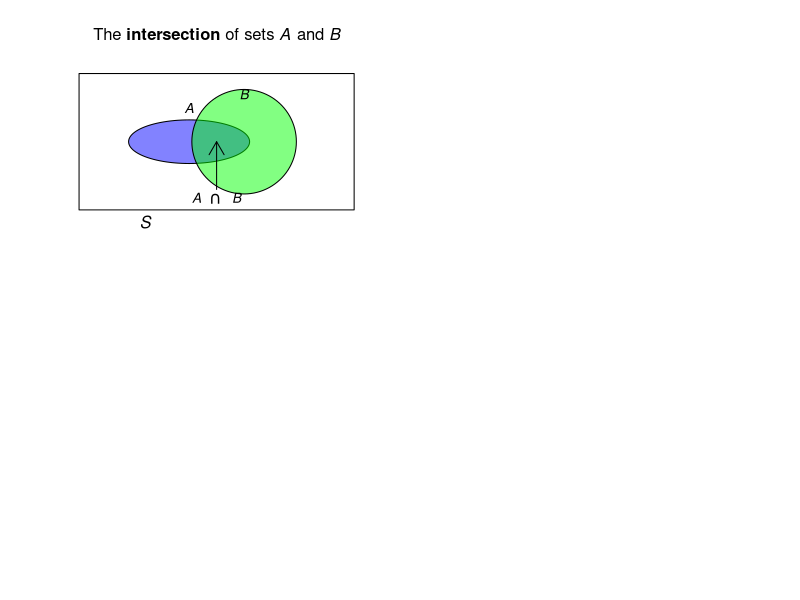

Recreate this plot in R. (Note: this script raises an error after producing the figure.)
## ---- chunk 1
#par( mar = c(0.05, 0.05, 0.05, 0.05))
par(mfrow = c(2, 2) )


colourA <- rgb(0, 0, 255, 
               max = 255, 
               alpha = 125)
colourB <- rgb(0, 255, 0, 
               max = 255, 
               alpha = 125)
colourS <- rgb(100, 100, 100, 
               max = 255, 
               alpha = 125)


### INTERSECTION
plot( x = c(0, 1),
      y = c(0, 1),
      type = "n",
      ylab = "",
      xlab = "",
      main = expression(paste("The ", bold(intersection), " of sets ", italic(A), " and ", italic(B))) ,
      axes = FALSE)


polygon( x = c(0, 0, 1, 1),
         y = c(0, 1, 1, 0))
plotrix::draw.ellipse(x = 0.4, 
                     y = 0.5,
                     a = 0.22,
                     b = 0.16,
                     col = colourA)
plotrix::draw.circle(x = 0.6,
                     y = 0.5,
                     radius = 0.19,
                     col = colourB)
text(x = 0.4,
     y = 0.65,
     labels = expression(italic(A)), 
     pos = 3)
text(x = 0.6,
     y = 0.75,
     labels = expression(italic(B)), 
     pos = 3)
arrows( x0 = 0.5, 
        y0 = 0.15,
        x1 = 0.5,
        y1 = 0.5,
        length = 0.15,
        lwd = 1)
text(x = 0.5,
     y = 0.18,
     pos = 1,
     labels = expression(italic(A) ~~ intersect() ~~ italic(B)))
mtext(text = expression(italic(S)),
      side = 1,
      adj = 0.25)


### UNION
colour1 <- plotColour1

plot( x = c(0, 1),
      y = c(0, 1),
      type = "n",
      xlab= "",
      ylab= "",
      main = expression(paste("The ", bold(union), " of sets ", italic(A), " and ", italic(B))) ,
      axes = FALSE)


polygon( x = c(0, 0, 1, 1),
         y = c(0, 1, 1, 0))
plotrix::draw.ellipse(x = 0.4, 
                     y = 0.5,
                     a = 0.22,
                     b = 0.16,
                     col = colour1,
                     border = colour1)
plotrix::draw.circle(x = 0.6,
                     y = 0.5,
                     radius = 0.2,
                     col = colour1,
                     border = colour1)
text(x = 0.5,
     y = 0.5,
     labels = expression(italic(A) ~~ union() ~~ italic(B)))


text(x = 0.4,
     y = 0.75,
     labels = expression(italic(A)), 
     pos = 3)
text(x = 0.6,
     y = 0.75,
     labels = expression(italic(B)), 
     pos = 3)
mtext(text = expression(italic(S)),
      side = 1,
      adj = 0.25)



### SUBSET
plot( x = c(0, 1),
      y = c(0, 1),
      type = "n",
      xlab= "",
      ylab= "",
      main = expression(paste( italic(A), " is a ", bold(subset), " of ", italic(B))) ,
      axes = FALSE)


polygon( x = c(0, 0, 1, 1),
         y = c(0, 1, 1, 0))
plotrix::draw.ellipse(x = 0.52, 
                     y = 0.55,
                     a = 0.1,
                     b = 0.07,
                     col = colourA)
plotrix::draw.circle(x = 0.5,
                     y = 0.5,
                     radius = 0.2,
                     col = colourB)
text(x = 0.52,
     y = 0.65,
     labels = expression(italic(A)),
     pos = 1)
text(x = 0.5,
     y = 0.75,
     labels = expression(italic(B)),
     pos = 3)
mtext(text = expression(italic(S)),
      side = 1,
      adj = 0.25)




### COMPLEMENT
plot( x = c(0, 1),
      y = c(0, 1),
      type = "n",
      xlab= "",
      ylab= "",
      main = expression(paste("The ", bold(complement), " of ", italic(A) )) ,
      axes = FALSE)


polygon( x = c(0, 0, 1, 1),
         y = c(0, 1, 1, 0),
         col = plotColour)
plotrix::draw.ellipse(x = 0.4, 
                     y = 0.5,
                     a = 0.22,
                     b = 0.16,
                     col = "white")
text(x = 0.4,
     y = 0.4,
     labels = expression(italic(A)))
text(x = 0.75,
     y = 0.55,
     labels = expression(bar(italic(A))))
mtext(text = expression(italic(S)),
      side = 1,
      adj = 0.25)
## ---- chunk 2
colourE <- rgb(0, 0, 255, 
               max = 255, 
               alpha = 125)
colourG <- rgb(0, 255, 0, 
               max = 255, 
               alpha = 125)

plot( x = c(0, 1),
      y = c(0, 1),
      type = "n",
      ylab = "",
      xlab = "",
      main = expression(paste("Events ", italic(E), " and ", italic(G))) ,
      axes = FALSE)


polygon( x = c(0, 0, 1, 1),
         y = c(0, 1, 1, 0))
plotrix::draw.ellipse(x = 0.4, 
                     y = 0.5,
                     a = 0.2,
                     b = 0.19,
                     col = colourE)
plotrix::draw.ellipse(x = 0.6,
                     y = 0.5,
                     a = 0.2,
                     b = 0.21,
                     col = colourG)
text(x = 0.4,
     y = 0.25,
     labels = expression(italic(E)), 
     pos = 1)
text(x = 0.6,
     y = 0.25,
     labels = expression(italic(G)), 
     pos = 1)
mtext(text = expression(italic(S)),
      side = 1,
      adj = 0.25)

# The elements
text(x = c(0.1, 0.5),
     y = c(0.6, 0.9),
     cex = 1.5,
     labels = c("1",
                "3"))
text(x = c(0.52, 0.48),
     y = c(0.55, 0.42),
     cex = 1.5,
     labels = c("4",
                "6"))
text(x = 0.25,
     y = 0.50,
     cex = 1.5,
     labels = "2")
text(x = 0.75,
     y = 0.55,
     cex = 1.5,
     labels = "5" )
## ---- chunk 3
par( mar = c(1, 1, 1, 1) + 0.1 )

plot( x = c(-10, 70),
      y = c(0, 0),
      ylim = c(-30, 30),
      type = "l",
      lwd = 2,
      axes = FALSE,
      xlab = "",
      ylab = "")
for (i in seq(0, 70, by = 10)){
   lines( x = c(i, i),
          y = c(-3, 3),
          lwd = 2)
  text(x = i,
       y = -13,
       labels = as.character(i))
}

b1 <- 40
b2 <- 50
b1lo <- 10
b1hi <- 15
b2lo <- 20
b2hi <- 25
b1limit1 <- 60
b1limit2 <- 70

# B1
polygon(x = c(b1limit2, b1, b1, b1limit2),
        y = c(b1lo, b1lo, b1hi, b1hi),
        col = plotColour,
        border = NA) # No borders
lines(x = c(b1limit1, b1, b1, b1limit1),
      y = c(b1lo, b1lo, b1hi, b1hi),
      lwd = 1)
lines(x = c(b1limit1, b1limit2),
      y = c(b1lo, b1lo),
      lwd = 1,
      lty = 2)
lines(x = c(b1limit1, b1limit2),
      y = c(b1hi, b1hi),
      lwd = 1,
      lty = 2)


# B2
polygon(x = c(0, b2, b2, 0),
        y = c(b2lo, b2lo, b2hi, b2hi),
        col = plotColour)

# Text
text(0, (b1lo + b1hi)/2, 
     labels = expression(italic(B)[1]),
     pos = 2)
text(0, (b2lo + b2hi)/2, 
     labels = expression(italic(B)[2]),
     pos = 2)
## ---- chunk 4
VaccTable <-  array( dim = c(2, 2))
VaccTable[1, ] <- c("200 745", "33")
VaccTable[2, ] <- c("201 229", "115")

colnames(VaccTable) <- c("Number treated",
                         "Paralytic cases")
rownames(VaccTable) <- c("Vaccinated",
                         "Control")

if( knitr::is_latex_output() ) {
  knitr::kable(VaccTable,
               format = "latex",
               booktabs = TRUE,
               align = "r",
               longtable = FALSE,                
               escape = FALSE,
               caption = "The number of paralytic cases for two groups of children: one group of controls and another vaccinated with the Salk polio vaccine") %>%
    kable_styling(font_size = 10) %>%
    row_spec(0, bold = TRUE) 
}
if( knitr::is_html_output() ) {
  knitr::kable(VaccTable,
               escape = TRUE,
               format = "html",
               booktabs = TRUE,
               align = "r",
               longtable = FALSE,                
               caption = "The number of paralytic cases for two groups of children: one group of controls and another vaccinated with the Salk polio vaccine") %>%
    row_spec(0, bold = TRUE) 
}


## ---- chunk 5
set.seed(966141)                     # For repeatability
## ---- chunk 6
NumTosses <- 500 # Simulated tossing a coin 500 times
Tosses <- sample(x = c("H", "T"),    # Choose "H"  or  "T"
                 size = NumTosses,   # Do this 500 times
                 replace = TRUE)     # H and T can be reselected 
Tosses[1 : 10]                       # Show the first 10 results
## ---- chunk 7
TossNumber <- 1:NumTosses            # Sequence: toss number
PropHeads <- cumsum(Tosses == "H") / TossNumber
                                     # P(Heads) after each toss

plot(PropHeads,
     main = "The proportion of heads after\nso many tosses",
     xlab = "Toss number",          # Label on x-axis
     ylab = "Proportion of heads",  # Label on y-axis
     type = "l",       # Draw a "l"ine rather than "p"oints
     lwd = 2,          # Make line of width '2'
     ylim = c(0, 1),   # y-axis limits
     las = 1,          # Make axes labels horizontal
     col = "blue")     # Line colour: blue
abline( h = 0.5,       # Draw horizontal line at y = 0.5
        col = "grey")  # Make line grey in colour
## ---- chunk 8
# http://www.bom.gov.au/jsp/ncc/cdio/weatherData/av?p_nccObsCode=139&p_display_type=dataFile&p_startYear=&p_c=&p_stn_num=044021
CR <- read.csv("./Data/IDCJAC0001_044021/IDCJAC0001_044021_Data12.csv")

numAprils <- length(CR$Apr)
numZeros <- sum(CR$Apr == 0)
probZero <- numZeros/numAprils
probRain <- 1 - probZero

minYear <- min(CR$Year)
maxYear <- max(CR$Year)
numYears <- maxYear - minYear + 1
## ---- chunk 9
par( mfrow = c(1, 2))

Heights <- c(0, 0, 50, 30, 10, 10)

barplot(height = Heights,
        width = 10,
        space = 0,
        xlab = "Throwing distance (in m)",
        main = "Throwing distance regions",
        col = plotColour,
        axes = FALSE)
axis(side = 1,
     at = seq(0, 60,
              by = 10) )
axis(side = 2,
     las = 1,
     at = seq(0, 50,
              by = 10),
     labels = c("0", 
                expression(italic(k)),
                expression(2*italic(k)),
                expression(3*italic(k)),
                expression(4*italic(k)),
                expression(5*italic(k)) ) )
text(25, 20,
     cex = 0.8,
     labels = "50%")
text(35, 20,
     cex = 0.8,
     labels = "30%")
text(45, 5,
     cex = 0.8,
     labels = "10%")
text(55, 5,
     cex = 0.8,
     labels = "10%")


barplot(height = Heights,
        width = 10,
        space = 0,
        xlab = "Throwing distance (in m)",
        main = "Throwing distance regions:\n rough probability model",
        col = plotColour,
        axes = FALSE)
axis(side = 1,
     at = seq(0, 60,
              by = 10) )
axis(side = 2,
     las = 1,
     at = seq(0, 50,
              by = 10),
     labels = c("0", 
                "0.01",
                "0.02",
                "0.03",
                "0.04",
                "0.05") )

## ---- chunk 10
#https://data.longpaddock.qld.gov.au/SeasonalClimateOutlook/SouthernOscillationIndex/SOIDataFiles/MonthlySOIPhase1887-1989Base.txt

SOIPhases <- read.table("./Data/MonthlySOIPhase1887-1989Base.txt",
                        header = TRUE)
SOIPhasesApril <- subset(SOIPhases,
                         Month == 4)
CRApril <- data.frame(Year = CR$Year,
                      Apr = CR$Apr)
ChApril <- merge(CRApril, SOIPhasesApril, "Year")

ChAprilTable <- xtabs( ~ (Apr > 0) + Phase, 
                       data = ChApril)

rownames(ChAprilTable) <- c("No rain",
                            "Rain")
colnames(ChAprilTable) <- c("Phase 1",
                            "Phase 2",
                            "Phase 3",
                            "Phase 4",
                            "Phase 5")
## ---- chunk 11
L <- sum(ChApril$Apr > 30)
R <- sum(ChApril$Apr > 0) 
Number <- length(ChApril$Apr)

Prob30 <- L / Number
Prob0 <- R / Number

CProb30 <- Prob30 / Prob0
## ---- chunk 12
MumpsTable <- array( dim = c(2, 3))

MumpsTable[1, ] <- c(63, 21, 63 + 21)
MumpsTable[2, ] <- c(36, 12, 36 + 12)

rownames(MumpsTable) <- c("Females",
                          "Males")
colnames(MumpsTable) <- c("Complied with isolation",
                          "Did not comply with isolation",
                          "TOTAL")


if( knitr::is_latex_output() ) {
  knitr::kable(MumpsTable,
               format = "latex",
               booktabs = TRUE,
               align = "r",
               longtable = FALSE,                
               escape = FALSE,
               caption = "Students response to isolation request at a Kansas university") %>%
    kable_styling(font_size = 10) %>%
    row_spec(0, bold = TRUE) 
}
if( knitr::is_html_output() ) {
  knitr::kable(MumpsTable,
               escape = TRUE,
               format = "html",
               booktabs = TRUE,
               align = "r",
               longtable = FALSE,                
               caption = "Students response to isolation request at a Kansas university") %>%
    row_spec(0, bold = TRUE) 
}
## ---- chunk 13
PeaTable <- array(dim = c(2, 2) )

colnames(PeaTable) <- c("Yellow", 
                        "Green")
rownames(PeaTable) <- c("Rounded", 
                        "Wrinkled")

PeaTable[1, ] <- c(0.5665,
                   0.1942)
PeaTable[2, ] <- c(0.1817,
                   0.0576)
                   
if( knitr::is_latex_output() ) {
  knitr::kable(PeaTable,
               format = "latex",
               booktabs = TRUE,
               align = "r",
               longtable = FALSE,                
               escape = FALSE,
               caption = "The second generation results from Mendel's experiment, crossing a pure line of round yellow peas with a pure line of wrinkled green peas") %>%
    kable_styling(font_size = 10) %>%
    row_spec(0, bold = TRUE) 
}
if( knitr::is_html_output() ) {
  knitr::kable(PeaTable,
               escape = TRUE,
               format = "html",
               booktabs = TRUE,
               align = "r",
               longtable = FALSE,                
               caption = "The second generation results from Mendel's experiment, crossing a pure line of round yellow peas with a pure line of wrinkled green peas") %>%
    row_spec(0, bold = TRUE) 
}

## ---- chunk 14
par(mar = c(1, 0.5, 0.6, 0.5) + 0.1)

plot( x = c(0, 1),
      y = c(0, 1),
      type = "n",
      main = "Tree diagram for the breast cancer example",
      xlab = "",
      ylab = "",
      axes = FALSE)
#STEP 1
lines( x = c(0.2, 0.40),
       y = c(0.5, 0.75),
       lwd = 2)
lines( x = c(0.2, 0.40),
       y = c(0.5, 0.25),
       lwd = 2)
# STEP 2
lines( x = c(0.60, 0.80),
       y = c(0.75, 0.90),
       lwd = 2)
lines( x = c(0.60, 0.80),
       y = c(0.75, 0.60),
       lwd = 2)

lines( x = c(0.60, 0.80),
       y = c(0.25, 0.40),
       lwd = 2)
lines( x = c(0.60, 0.80),
       y = c(0.25, 0.10),
       lwd = 2)

# TEXT
text(x = 0.50,
     y = 0.75,
     labels = expression("Cancer,"~italic(C)))
text(x = 0.50,
     y = 0.25,
     labels = expression("Cancer,"~bar(italic(C))) )

text(x = 0.90,
     y = 0.90,
     labels = expression("+ve test,"~italic(D)) )
text(x = 0.90,
     y = 0.60,
     labels = expression("-ve test,"~bar(italic(D))) )

text(x = 0.90,
     y = 0.40,
     labels = expression("+ve test,"~italic(D)) )
text(x = 0.90,
     y = 0.10,
     labels = expression("-ve test,"~bar(italic(D))) )

# ADD PROBS
text(x = 0.38,
     y = 0.63,
     cex = 0.9,
     labels = "0.02")
text(x = 0.38,
     y = 0.37,
     cex = 0.9,
     labels = "0.98")

text(x = 0.65,
     y = 0.84,
     cex = 0.9,
     labels = "0.75")
text(x = 0.65,
     y = 0.66,
     cex = 0.9,
     labels = "0.25")

text(x = 0.65,
     y = 0.34,
     cex = 0.9,
     labels = "0.10")
text(x = 0.65,
     y = 0.16,
     cex = 0.9,
     labels = "0.90")

## STEPS
text(x = 0.50,
     y = 0.01,
     label = expression(bold("Step 1"))
     )
text(x = 0.90,
     y = 0.01,
     label = expression(bold("Step 2"))
     )
## ---- chunk 15
BreastTable <- array(dim = c(2, 3))

colnames(BreastTable) <- c("+ive test",
                           "-ive test",
                           "Total")
rownames(BreastTable) <- c("Has breast cancer",
                           "Does not have breast cancer")
BreastTable[1, ] <- c("0.75 x 0.02 = 0.015",
                      "0.25 x 0.02 = 0.005",
                      "0.02")
BreastTable[2, ] <- c("0.10 x 0.98 = 0.098",
                      "0.90 x 0.98 = 0.882",
                      0.98)

if( knitr::is_latex_output() ) {
  knitr::kable(BreastTable,
               format = "latex",
               booktabs = TRUE,
               align = "r",
               longtable = FALSE,                
               escape = FALSE,
               caption = "The probabilities from the breast cancer example") %>%
    kable_styling(font_size = 10) %>%
    row_spec(0, bold = TRUE) 
}
if( knitr::is_html_output() ) {
  knitr::kable(BreastTable,
               escape = TRUE,
               format = "html",
               booktabs = TRUE,
               align = "r",
               longtable = FALSE,                
               caption = "The probabilities from the breast cancer example") %>%
    row_spec(0, bold = TRUE) 
}
## ---- chunk 16
par( mfrow = c(2, 2))
colourCancer <- rgb(0, 0, 255, 
                    max = 255,
                    alpha = 125)
colourPos  <- rgb(0, 255, 0, 
                  max = 255, 
                  alpha = 125)

plot( x = c(0, 1),
      y = c(0, 1),
      type = "n",
      ylab = "",
      xlab = "",
      main = expression(paste("Events ", italic(C), " and ", bar(italic(C)))),
      axes = FALSE)

polygon( x = c(0, 0, 1, 1),
         y = c(0, 1, 1, 0))
plotrix::draw.circle(x = 0.4, 
                     y = 0.5,
                     radius = 0.2,
                     col = colourCancer)
text(x = 0.4,
     y = 0.5,
     labels = expression(paste(italic(C), ": 0.02")))
text(x = 0.8,
     y = 0.5,
     labels = expression(paste(bar(italic(C)), ": 0.98")))
mtext(text = expression(italic(S)),
      side = 1,
      adj = 0.25)


###############


plot( x = c(0, 1),
      y = c(0, 1),
      type = "n",
      ylab = "",
      xlab = "",
      main = expression(paste("Events ", italic(D), " and ", bar(italic(D)))) ,
      axes = FALSE)


polygon( x = c(0, 0, 1, 1),
         y = c(0, 1, 1, 0))

plotrix::draw.circle(x = 0.6,
                     y = 0.5,
                     radius = 0.2,
                     col = colourPos)

text(x = 0.6,
     y = 0.5,
     labels = expression(paste(italic(D), ": 0.113")))
text(x = 0.2,
     y = 0.5,
     labels = expression(paste( bar(italic(D)), ": 0.887")))

mtext(text = expression(italic(S)),
      side = 1,
      adj = 0.25)


####################


plot( x = c(0, 1),
      y = c(0, 1),
      type = "n",
      ylab = "",
      xlab = "",
      main = expression(paste("Events ", italic(C), " and ", italic(D))) ,
      axes = FALSE)


polygon( x = c(0, 0, 1, 1),
         y = c(0, 1, 1, 0))
plotrix::draw.circle(x = 0.4, 
                     y = 0.5,
                     radius = 0.2,
                     col = colourCancer)
plotrix::draw.circle(x = 0.6,
                     y = 0.5,
                     radius = 0.2,
                     col = colourPos)
text(x = 0.3,
     y = 0.5,
     labels = expression(italic(C)))
text(x = 0.7,
     y = 0.5,
     labels = expression(italic(D)))
mtext(text = expression(italic(S)),
      side = 1,
      adj = 0.25)


#################



plot( x = c(0, 1),
      y = c(0, 1),
      type = "n",
      ylab = "",
      xlab = "",
      main = expression("The probabilities in each section"),
      axes = FALSE)


polygon( x = c(0, 0, 1, 1),
         y = c(0, 1, 1, 0))
plotrix::draw.circle(x = 0.4, 
                     y = 0.5,
                     radius = 0.2,
                     col = colourCancer)
plotrix::draw.circle(x = 0.6,
                     y = 0.5,
                     radius = 0.2,
                     col = colourPos)
text(x = 0.3,
     y = 0.5,
     labels = "0.005")
text(x = 0.7,
     y = 0.5,
     labels = "0.098")
text(x = 0.7,
     y = 0.85,
     labels = expression(bar(italic(C)) ~ intersect() ~ bar(italic(D)) ~ ": 0.882") )
mtext(text = expression(italic(S)),
      side = 1,
      adj = 0.25)

# Intersection
text(x = 0.5, 
     y = 0.5, 
     label = "0.015")
## ---- chunk 17
Die1 <- 1:6
Die2 <- 1:6

DieSum <- outer(Die1, Die2,
                FUN = "+")

rownames(DieSum) <- paste("Die 1:", 1:6)
colnames(DieSum) <- paste("Die 2:", 1:6)


if( knitr::is_latex_output() ) {
  knitr::kable(DieSum,
               format = "latex",
               booktabs = TRUE,
               align = "r",
               longtable = FALSE,
               linesep = c("", "", "\\addlinespace"),
               escape = FALSE,
               caption = "The sum of rolling two dice") %>%
    kable_styling(font_size = 10) %>%
    row_spec(0, bold = TRUE) %>%
    column_spec(1, bold = TRUE)
}
if( knitr::is_html_output() ) {
  knitr::kable(DieSum,
               escape = TRUE,
               format = "html",
               booktabs = TRUE,
               align = "r",
               longtable = FALSE,                
               caption = "The sum of rolling two dice") %>%
    row_spec(0, bold = TRUE) %>%
    column_spec(1, bold = TRUE)
}
## ---- chunk 18
set.seed(93671) # For reproducibility

NumSims <- 1000  # The number of simulations
# Choose the door where the car is hiding:
CarDoor <- sample(1:3,  # Could be behind Door 1, 2 or 3
                  size = NumSims, # Repeat
                  replace = TRUE)
# Choose the contestants initial choice:
FirstChoice <- sample(1:3,  # Could guess Door 1, 2 or 3
                  size = NumSims, # Repeat
                  replace = TRUE)

# Compute the chances of winning the car:
WinByNotSwitching  <- sum( CarDoor == FirstChoice)
WinBySwitching     <- sum( CarDoor != FirstChoice)

c(WinByNotSwitching, WinBySwitching) / NumSims
## ---- chunk 19
PreHours <- c(10.0, 6.5, 8.0, 12.0, 5.0, 11.5, 
              5.0, 3.5, 7.5, 5.8, 4.7, 8.0, 7.0,
              17.0, 8.8, 17.0, 15.0, 4.4, 2.0)
             
PreMins <- c(6.5, 14.0, 13.5, 18.0, 14.5, 9.0,
             18.0, 42.0, 7.5, 6.0, 25.0, 12.0, 
             52.0, 20.0, 16.0, 15.0, 11.5, 2.5, 2.0)

sum( PreMins > PreHours)
## ---- chunk 20
set.seed(869812)
## ---- chunk 21
HigherMins <- array(dim = 19)  # For storing the info 

#For each patient:
for (i in 1:19){ 
  # Select 1 option from either "Hours" or "Mins 
  # to be higher,  with 0.5 prob for each option:
  WhichHigher <- sample(x = c("Hours", "Mins"), 
                        size = 1, 
                        prob = c(0.5, 0.5) )
  # Record keeping: 1 means higher for "Mins"
  HigherMins[i] <- WhichHigher == "Mins"
}
## ---- chunk 22
# So for this simulation:
HigherMins
## ---- chunk 23
# For this simulation, how many higher for "Mins"?
sum(HigherMins)
## ---- chunk 24
set.seed(869812)
## ---- chunk 25
numSims <- 1000   # 1000 simulations
# Record the outcome for each simulation:
NumHigherMins <- array( dim = numSims)

for (n in 1:numSims){
  #For each patient:
  for (i in 1:19){ 
    # Select 1 either "Hours" or "Mins to be higher, 
    # with 0.5 prob for each option:
    WhichHigher <- sample(x = c("Hours", "Mins"), 
                          size = 1, 
                          prob = c(0.5, 0.5) )
    # Record keeping: 1 means higher for "Mins"
    HigherMins[i] <- WhichHigher == "Mins"
  }
  # So for this simulation:
  HigherMins
  # For this simulation, how many higher for "Mins"?
  NumHigherMins[n] <- sum(HigherMins)
}
## ---- chunk 26
# Percentage of times when this many have Mins as the higher:
SummaryTable <- table(NumHigherMins) / numSims * 100
SummaryTable
## ---- chunk 27
nums <- as.character(12:19) # 12 to 19, as characters
SummaryTable[nums]
sum(SummaryTable[nums], na.rm = TRUE)
## ---- chunk 28
PC.hi <- sum(SummaryTable[nums], na.rm = TRUE)

nums.lo <- as.character(1:7) # 1:7, as characters
PC.lo <- sum(SummaryTable[nums.lo], na.rm = TRUE)
## ---- chunk 29
EdTable <- array( NA, dim = c(4, 2) )
rownames(EdTable) <- c("Females",
                       "Males",
                       "Females",
                       "Males")
colnames(EdTable) <- c("Number first nations students",
                       "Number non-first nation students")

EdTable[, 1] <- c(2540, 2734, 391, 362)
EdTable[, 2] <- c(21219, 22574, 9496, 9963)


if( knitr::is_latex_output() ) {
  knitr::kable(EdTable,
               format = "latex",
               booktabs = TRUE,
               align = "r",
               longtable = FALSE,                
               escape = FALSE,
               format.args = list(big.mark = ","),
               caption = "The number of first nation and non-first nation students in various Queensland schools in 2019") %>%
     kable_styling(font_size = 10) %>%
     column_spec(column = 2, width = "30mm") %>%
     column_spec(column = 3, width = "30mm") %>%
     pack_rows("Government schools",                         
                start_row = 1, 
                end_row = 2, 
                bold = FALSE, 
                italic = TRUE) %>%
     pack_rows("Non-government schools",                         
                start_row = 3, 
                end_row = 4, 
                bold = FALSE, 
                italic = TRUE) %>%
    row_spec(0, bold = TRUE) 
}
if( knitr::is_html_output() ) {
  knitr::kable(EdTable,
               escape = TRUE,
               format = "html",
               booktabs = TRUE,
               align = "r",
               longtable = FALSE,
               caption = "The number of first nation and non-first nation students in various Queensland schools in 2019") %>%
     pack_rows("Government schools",                         
                start_row = 1, 
                end_row = 2, 
                bold = FALSE, 
                italic = TRUE) %>%
     pack_rows("Non-government schools",                         
                start_row = 3, 
                end_row = 4, 
                bold = FALSE, 
                italic = TRUE) %>%
    row_spec(0, bold = TRUE) 
}
